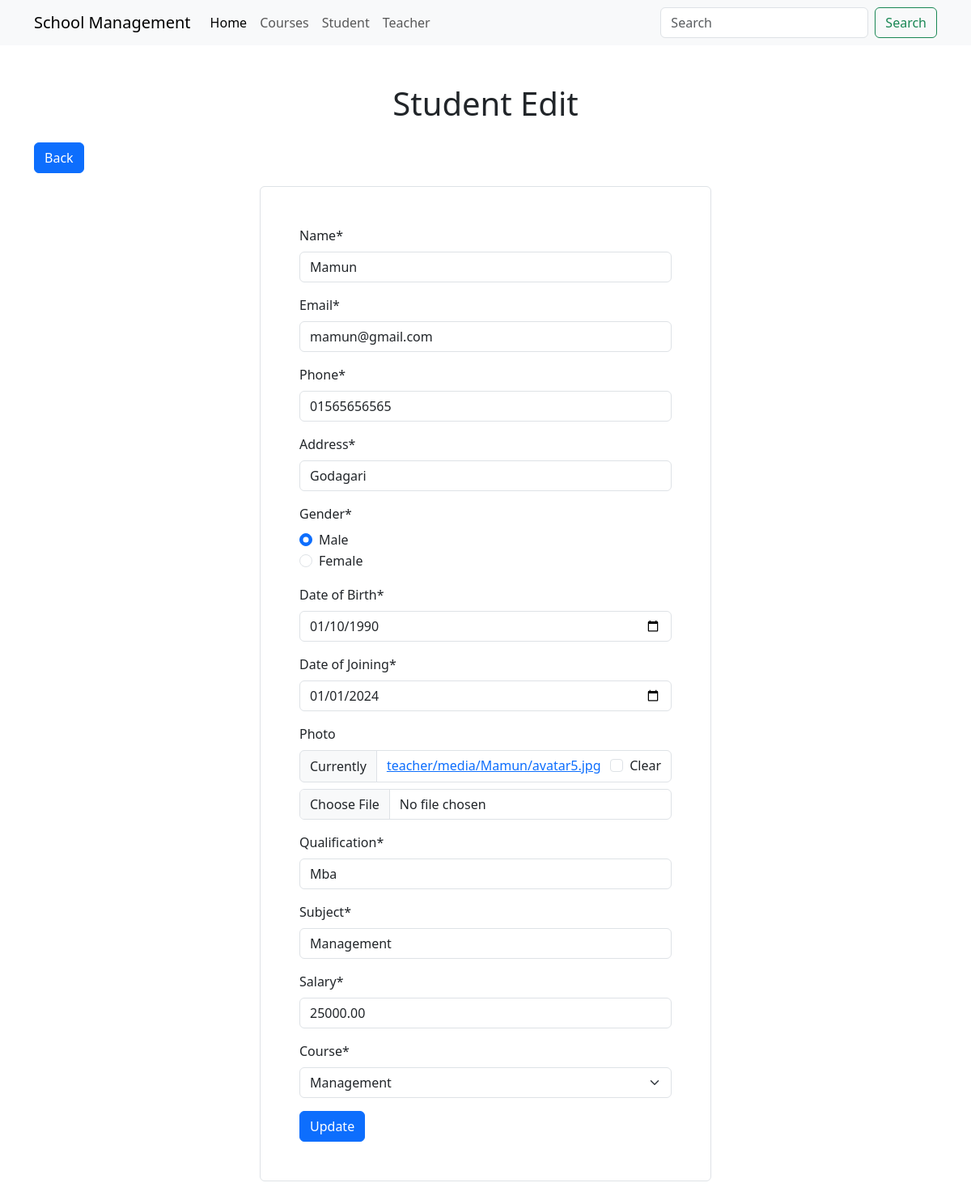
Screenshot of /teacher/edit/1/ with the database file from the repository.
### teacher/models.py (models this page shows, shortened)
class Teacher(models.Model):
    name = models.CharField(max_length=100)
    email = models.EmailField()
    phone = models.CharField(max_length=20)
    address = models.CharField(max_length=200)
    gender = models.CharField(max_length=10)
    date_of_birth = models.DateField()
    date_of_joining = models.DateField()
    photo = models.ImageField(upload_to=teacher_directory_path, null=True, blank=True)
    qualification = models.CharField(max_length=100)
    subject = models.CharField(max_length=100)
    salary = models.DecimalField(max_digits=10, decimal_places=2)
    course = models.ForeignKey('course.Course', on_delete=models.CASCADE)

### course/models.py (models this page shows)
class Course(models.Model):
    name = models.CharField(max_length=100)
    course_code = models.CharField(max_length=10)
    credit = models.IntegerField()
    price = models.DecimalField(max_digits=10, decimal_places=2)
    is_active = models.BooleanField(default=True)
    def __str__(self):
        return self.name

### teacher/views.py (the view, shortened to what this page needs)
# urls.py: path('teacher/edit/<int:teacher_id>/', views.teacher_edit.as_view(), name='teacher_edit'),
class teacher_edit(UpdateView):
    form_class = TeacherForm
    model = Teacher
    template_name = 'teacher/edit.html'
    success_url = reverse_lazy('teacher_index')
    pk_url_kwarg = 'teacher_id'
    def get_context_data(self, **kwargs):
        context = super().get_context_data(**kwargs)
        context['edit'] = True
        return context

### teacher/forms.py
class TeacherForm(forms.ModelForm):
    class Meta:
        model = models.Teacher
        fields = '__all__'
        widgets = {
            'date_of_birth': forms.DateInput(attrs={'type': 'date'}),
            'date_of_joining': forms.DateInput(attrs={'type': 'date'}),
            'gender': forms.RadioSelect(
                choices=(
                    ('male', 'Male'),
                    ('female', 'Female'),
                )
            )
        }
        labels = {
            'name': 'Name',
            'email': 'Email',
            'phone': 'Phone',
            'address': 'Address',
            'gender': 'Gender',
            'date_of_birth': 'Date of Birth',
            'date_of_joining': 'Date of Joining',
            'photo': 'Photo',
            'qualification': 'Qualification',
            'subject': 'Subject',
            'salary': 'Salary',
            'course': 'Course',
        }

### teacher/templates/teacher/edit.html (shortened to what this page needs)
{% extends 'base.html' %}
{% load crispy_forms_tags %}
{% block content %}
    <h1 class="text-center">Student Edit</h1>
    <a href="{% url 'student_index' %}" class="btn btn-primary my-3">Back</a>
    <form method="POST" class="border p-5 rounded w-50 mx-auto" enctype="multipart/form-data">
        {{ form|crispy }}
        <button type="submit" class="btn btn-primary">Update</button>
    </form>
{% endblock content %}

### rows the page displays
Teacher: name "Mamun", email "mamun@gmail.com", phone "01565656565", address "Godagari", gender "☑ Male ☐ Female", date_of_birth "01/10/1990", date_of_joining "01/01/2024", qualification "Mba", subject "Management", salary "25000.00", course "Management"
